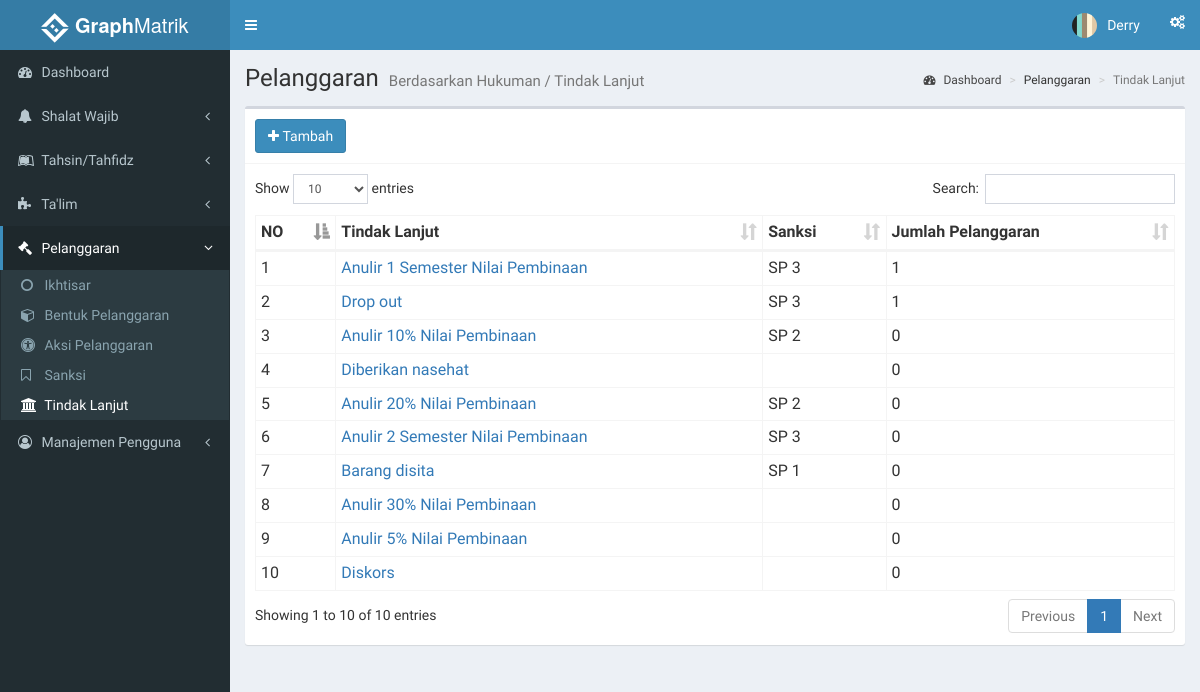
Page /index.php?page=planjut (signed in) on the committed database.
### tables this page shows
CREATE TABLE `planjut` (
  `id_planjut` int(11) NOT NULL,
  `id_psanksi` int(11) DEFAULT NULL,
  `nama_tindaklanjut` varchar(50) DEFAULT NULL,
  `level` int(1) DEFAULT NULL
);

CREATE TABLE `psanksi` (
  `id_psanksi` int(11) NOT NULL,
  `nama_sanksi` varchar(5) DEFAULT NULL,
  `bobot` varchar(20) DEFAULT NULL
);

### functions.php (called while the page is built, shortened)
<?php
	function tampilPlanjut(){
		$ambildata = mysql_query("SELECT pl.id_planjut, pl.nama_tindaklanjut, ps.nama_sanksi, COUNT(pm.id_planjut) AS jumlah FROM planjut pl LEFT JOIN pmain pm ON pl.id_planjut = pm.id_planjut LEFT JOIN psanksi ps ON pl.id_psanksi = ps.id_psanksi GROUP BY pl.nama_tindaklanjut ORDER BY jumlah DESC") or die(mysql_error());
		if (mysql_num_rows($ambildata) > 0) {
			while ($ad = mysql_fetch_assoc($ambildata))
				$data[] = $ad;
				return $data;
		} else{
			echo "Sanksi belum ditambahkan";
		}
	}
 ?>

### role/adminmatrik/pelanggaran/planjut.php (the view, shortened to what this page needs)
<?php
  include 'functions.php';
 ?>
    <section class="content-header">
      <h1>
        Pelanggaran
        <small>Berdasarkan Hukuman / Tindak Lanjut</small>
      </h1>
      <ol class="breadcrumb">
        <li><a href="index.php"><i class="fa fa-dashboard"></i> Dashboard</a></li>
        <li>Pelanggaran</li>
        <li class="active">Tindak Lanjut</li>
      </ol>
    </section>
    <section class="content">
      <div class="row">
        <div class="col-xs-12">
          <div class="box">
            <div class="box-header with-border">
             <a href="index.php?page=tambahplanjut" class="btn btn-primary"><i class="fa fa-plus"></i>&nbsp;Tambah</a>
            </div>
            <div class="box-body">
              <table id="tablePelanggaran" class="table table-bordered table-hover table-condensed">
                <thead>
                  <tr>
                    <th>NO</th>
                    <th>Tindak Lanjut</th>
                    <th>Sanksi</th>
                    <th>Jumlah Pelanggaran</th>
                  </tr>
                </thead>
                <tbody>
                  <?php
                    $dataPlanjut = tampilPlanjut();
                    $no = 1;
                  if (is_array($dataPlanjut) || is_object($dataPlanjut)){
                    foreach($dataPlanjut as $row){
                   ?>
                <tr>
                  <td><?php echo $no; ?></td>
                  <td><a href="?page=planjutdetail&id=<?php echo $row['id_planjut']; ?> "><?php echo $row['nama_tindaklanjut']; ?></a></td>
                  <td><?php echo $row['nama_sanksi']; ?></td>
                  <td><?php echo $row['jumlah']; ?></td>
                </tr>
                 <?php
                    $no++; }
                  }
                ?>
                </tbody>
              </table>
            </div>
          </div>
        </div>
      </div>
    </section>

### rows in the picture
planjut: nama_tindaklanjut "Anulir 1 Semester Nilai Pembinaan", id_psanksi.nama_sanksi "SP 3", jumlah "1"
planjut: nama_tindaklanjut "Drop out", id_psanksi.nama_sanksi "SP 3", jumlah "1"
planjut: nama_tindaklanjut "Anulir 10% Nilai Pembinaan", id_psanksi.nama_sanksi "SP 2", jumlah "0"
planjut: nama_tindaklanjut "Diberikan nasehat", jumlah "0"
planjut: nama_tindaklanjut "Anulir 20% Nilai Pembinaan", id_psanksi.nama_sanksi "SP 2", jumlah "0"
planjut: nama_tindaklanjut "Anulir 2 Semester Nilai Pembinaan", id_psanksi.nama_sanksi "SP 3", jumlah "0"
planjut: nama_tindaklanjut "Barang disita", id_psanksi.nama_sanksi "SP 1", jumlah "0"
planjut: nama_tindaklanjut "Anulir 30% Nilai Pembinaan", jumlah "0"
planjut: nama_tindaklanjut "Anulir 5% Nilai Pembinaan", jumlah "0"
planjut: nama_tindaklanjut "Diskors", jumlah "0"

### other values in the picture
$_SESSION['nama'] "Derry"
